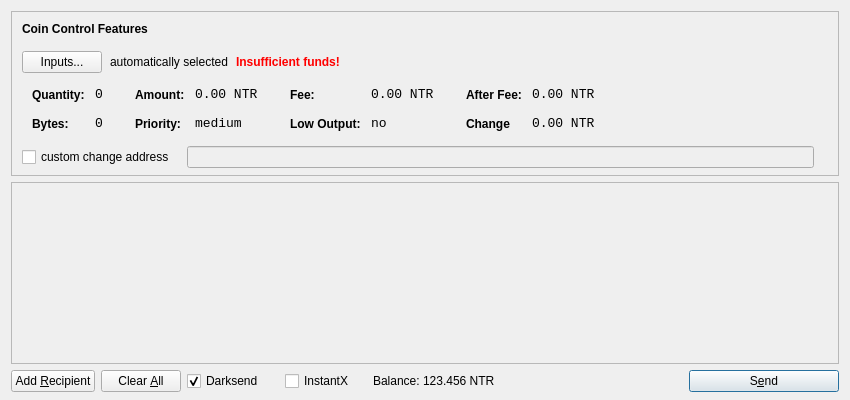
<?xml version="1.0" encoding="UTF-8"?>
<ui version="4.0">
 <class>SendCoinsDialog</class>
 <widget class="QDialog" name="SendCoinsDialog">
  <property name="geometry">
   <rect>
    <x>0</x>
    <y>0</y>
    <width>850</width>
    <height>400</height>
   </rect>
  </property>
  <property name="windowTitle">
   <string>Send Coins</string>
  </property>
  <layout class="QVBoxLayout" name="verticalLayout" stretch="0,1,0">
   <property name="bottomMargin">
    <number>8</number>
   </property>
   <item>
    <widget class="QFrame" name="frameCoinControl">
     <property name="sizePolicy">
      <sizepolicy hsizetype="Expanding" vsizetype="Expanding">
       <horstretch>0</horstretch>
       <verstretch>0</verstretch>
      </sizepolicy>
     </property>
     <property name="maximumSize">
      <size>
       <width>16777215</width>
       <height>16777215</height>
      </size>
     </property>
     <property name="frameShape">
      <enum>QFrame::StyledPanel</enum>
     </property>
     <property name="frameShadow">
      <enum>QFrame::Sunken</enum>
     </property>
     <layout class="QVBoxLayout" name="verticalLayoutCoinControl2">
      <property name="spacing">
       <number>-1</number>
      </property>
      <property name="leftMargin">
       <number>0</number>
      </property>
      <property name="topMargin">
       <number>0</number>
      </property>
      <property name="rightMargin">
       <number>0</number>
      </property>
      <property name="bottomMargin">
       <number>6</number>
      </property>
      <item>
       <layout class="QVBoxLayout" name="verticalLayoutCoinControl" stretch="0,0,0,0,1">
        <property name="spacing">
         <number>0</number>
        </property>
        <property name="leftMargin">
         <number>10</number>
        </property>
        <property name="topMargin">
         <number>10</number>
        </property>
        <item>
         <layout class="QHBoxLayout" name="horizontalLayoutCoinControl1">
          <property name="bottomMargin">
           <number>15</number>
          </property>
          <item>
           <widget class="QLabel" name="labelCoinControlFeatures">
            <property name="sizePolicy">
             <sizepolicy hsizetype="Preferred" vsizetype="Maximum">
              <horstretch>0</horstretch>
              <verstretch>0</verstretch>
             </sizepolicy>
            </property>
            <property name="font">
             <font>
              <weight>75</weight>
              <bold>true</bold>
             </font>
            </property>
            <property name="styleSheet">
             <string notr="true">font-weight:bold;</string>
            </property>
            <property name="text">
             <string>Coin Control Features</string>
            </property>
           </widget>
          </item>
         </layout>
        </item>
        <item>
         <layout class="QHBoxLayout" name="horizontalLayoutCoinControl2" stretch="0,0,0,0">
          <property name="spacing">
           <number>8</number>
          </property>
          <property name="bottomMargin">
           <number>10</number>
          </property>
          <item>
           <widget class="QPushButton" name="pushButtonCoinControl">
            <property name="styleSheet">
             <string notr="true"/>
            </property>
            <property name="text">
             <string>Inputs...</string>
            </property>
           </widget>
          </item>
          <item>
           <widget class="QLabel" name="labelCoinControlAutomaticallySelected">
            <property name="text">
             <string>automatically selected</string>
            </property>
            <property name="margin">
             <number>5</number>
            </property>
           </widget>
          </item>
          <item>
           <widget class="QLabel" name="labelCoinControlInsuffFunds">
            <property name="font">
             <font>
              <weight>75</weight>
              <bold>true</bold>
             </font>
            </property>
            <property name="styleSheet">
             <string notr="true">color:red;font-weight:bold;</string>
            </property>
            <property name="text">
             <string>Insufficient funds!</string>
            </property>
            <property name="margin">
             <number>5</number>
            </property>
           </widget>
          </item>
          <item>
           <spacer name="horizontalSpacerCoinControl">
            <property name="orientation">
             <enum>Qt::Horizontal</enum>
            </property>
            <property name="sizeHint" stdset="0">
             <size>
              <width>40</width>
              <height>1</height>
             </size>
            </property>
           </spacer>
          </item>
         </layout>
        </item>
        <item>
         <widget class="QWidget" name="widgetCoinControl" native="true">
          <property name="sizePolicy">
           <sizepolicy hsizetype="Preferred" vsizetype="Preferred">
            <horstretch>0</horstretch>
            <verstretch>0</verstretch>
           </sizepolicy>
          </property>
          <property name="minimumSize">
           <size>
            <width>0</width>
            <height>0</height>
           </size>
          </property>
          <property name="styleSheet">
           <string notr="true"/>
          </property>
          <layout class="QHBoxLayout" name="horizontalLayoutCoinControl5">
           <property name="margin">
            <number>0</number>
           </property>
           <item>
            <layout class="QHBoxLayout" name="horizontalLayoutCoinControl3" stretch="0,0,0,1">
             <property name="spacing">
              <number>20</number>
             </property>
             <property name="topMargin">
              <number>0</number>
             </property>
             <property name="bottomMargin">
              <number>10</number>
             </property>
             <item>
              <layout class="QFormLayout" name="formLayoutCoinControl1">
               <property name="horizontalSpacing">
                <number>10</number>
               </property>
               <property name="verticalSpacing">
                <number>14</number>
               </property>
               <property name="leftMargin">
                <number>10</number>
               </property>
               <property name="topMargin">
                <number>4</number>
               </property>
               <property name="rightMargin">
                <number>6</number>
               </property>
               <item row="0" column="0">
                <widget class="QLabel" name="labelCoinControlQuantityText">
                 <property name="styleSheet">
                  <string notr="true">font-weight:bold;</string>
                 </property>
                 <property name="text">
                  <string>Quantity:</string>
                 </property>
                 <property name="margin">
                  <number>0</number>
                 </property>
                </widget>
               </item>
               <item row="0" column="1">
                <widget class="QLabel" name="labelCoinControlQuantity">
                 <property name="font">
                  <font>
                   <family>Monospace</family>
                   <pointsize>10</pointsize>
                  </font>
                 </property>
                 <property name="cursor">
                  <cursorShape>IBeamCursor</cursorShape>
                 </property>
                 <property name="contextMenuPolicy">
                  <enum>Qt::ActionsContextMenu</enum>
                 </property>
                 <property name="text">
                  <string>0</string>
                 </property>
                 <property name="margin">
                  <number>0</number>
                 </property>
                 <property name="textInteractionFlags">
                  <set>Qt::LinksAccessibleByMouse|Qt::TextSelectableByKeyboard|Qt::TextSelectableByMouse</set>
                 </property>
                </widget>
               </item>
               <item row="1" column="0">
                <widget class="QLabel" name="labelCoinControlBytesText">
                 <property name="styleSheet">
                  <string notr="true">font-weight:bold;</string>
                 </property>
                 <property name="text">
                  <string>Bytes:</string>
                 </property>
                </widget>
               </item>
               <item row="1" column="1">
                <widget class="QLabel" name="labelCoinControlBytes">
                 <property name="font">
                  <font>
                   <family>Monospace</family>
                   <pointsize>10</pointsize>
                  </font>
                 </property>
                 <property name="cursor">
                  <cursorShape>IBeamCursor</cursorShape>
                 </property>
                 <property name="contextMenuPolicy">
                  <enum>Qt::ActionsContextMenu</enum>
                 </property>
                 <property name="text">
                  <string>0</string>
                 </property>
                 <property name="textInteractionFlags">
                  <set>Qt::LinksAccessibleByMouse|Qt::TextSelectableByKeyboard|Qt::TextSelectableByMouse</set>
                 </property>
                </widget>
               </item>
              </layout>
             </item>
             <item>
              <layout class="QFormLayout" name="formLayoutCoinControl2">
               <property name="horizontalSpacing">
                <number>10</number>
               </property>
               <property name="verticalSpacing">
                <number>14</number>
               </property>
               <property name="leftMargin">
                <number>6</number>
               </property>
               <property name="topMargin">
                <number>4</number>
               </property>
               <property name="rightMargin">
                <number>6</number>
               </property>
               <item row="0" column="0">
                <widget class="QLabel" name="labelCoinControlAmountText">
                 <property name="styleSheet">
                  <string notr="true">font-weight:bold;</string>
                 </property>
                 <property name="text">
                  <string>Amount:</string>
                 </property>
                 <property name="margin">
                  <number>0</number>
                 </property>
                </widget>
               </item>
               <item row="0" column="1">
                <widget class="QLabel" name="labelCoinControlAmount">
                 <property name="font">
                  <font>
                   <family>Monospace</family>
                   <pointsize>10</pointsize>
                  </font>
                 </property>
                 <property name="cursor">
                  <cursorShape>IBeamCursor</cursorShape>
                 </property>
                 <property name="contextMenuPolicy">
                  <enum>Qt::ActionsContextMenu</enum>
                 </property>
                 <property name="text">
                  <string>0.00 NTR</string>
                 </property>
                 <property name="textInteractionFlags">
                  <set>Qt::LinksAccessibleByMouse|Qt::TextSelectableByKeyboard|Qt::TextSelectableByMouse</set>
                 </property>
                </widget>
               </item>
               <item row="1" column="0">
                <widget class="QLabel" name="labelCoinControlPriorityText">
                 <property name="styleSheet">
                  <string notr="true">font-weight:bold;</string>
                 </property>
                 <property name="text">
                  <string>Priority:</string>
                 </property>
                </widget>
               </item>
               <item row="1" column="1">
                <widget class="QLabel" name="labelCoinControlPriority">
                 <property name="font">
                  <font>
                   <family>Monospace</family>
                   <pointsize>10</pointsize>
                  </font>
                 </property>
                 <property name="cursor">
                  <cursorShape>IBeamCursor</cursorShape>
                 </property>
                 <property name="contextMenuPolicy">
                  <enum>Qt::ActionsContextMenu</enum>
                 </property>
                 <property name="text">
                  <string>medium</string>
                 </property>
                 <property name="textInteractionFlags">
                  <set>Qt::LinksAccessibleByMouse|Qt::TextSelectableByKeyboard|Qt::TextSelectableByMouse</set>
                 </property>
                </widget>
               </item>
              </layout>
             </item>
             <item>
              <layout class="QFormLayout" name="formLayoutCoinControl3">
               <property name="horizontalSpacing">
                <number>10</number>
               </property>
               <property name="verticalSpacing">
                <number>14</number>
               </property>
               <property name="leftMargin">
                <number>6</number>
               </property>
               <property name="topMargin">
                <number>4</number>
               </property>
               <property name="rightMargin">
                <number>6</number>
               </property>
               <item row="0" column="0">
                <widget class="QLabel" name="labelCoinControlFeeText">
                 <property name="styleSheet">
                  <string notr="true">font-weight:bold;</string>
                 </property>
                 <property name="text">
                  <string>Fee:</string>
                 </property>
                 <property name="margin">
                  <number>0</number>
                 </property>
                </widget>
               </item>
               <item row="0" column="1">
                <widget class="QLabel" name="labelCoinControlFee">
                 <property name="font">
                  <font>
                   <family>Monospace</family>
                   <pointsize>10</pointsize>
                  </font>
                 </property>
                 <property name="cursor">
                  <cursorShape>IBeamCursor</cursorShape>
                 </property>
                 <property name="contextMenuPolicy">
                  <enum>Qt::ActionsContextMenu</enum>
                 </property>
                 <property name="text">
                  <string>0.00 NTR</string>
                 </property>
                 <property name="textInteractionFlags">
                  <set>Qt::LinksAccessibleByMouse|Qt::TextSelectableByKeyboard|Qt::TextSelectableByMouse</set>
                 </property>
                </widget>
               </item>
               <item row="1" column="0">
                <widget class="QLabel" name="labelCoinControlLowOutputText">
                 <property name="styleSheet">
                  <string notr="true">font-weight:bold;</string>
                 </property>
                 <property name="text">
                  <string>Low Output:</string>
                 </property>
                </widget>
               </item>
               <item row="1" column="1">
                <widget class="QLabel" name="labelCoinControlLowOutput">
                 <property name="font">
                  <font>
                   <family>Monospace</family>
                   <pointsize>10</pointsize>
                  </font>
                 </property>
                 <property name="cursor">
                  <cursorShape>IBeamCursor</cursorShape>
                 </property>
                 <property name="contextMenuPolicy">
                  <enum>Qt::ActionsContextMenu</enum>
                 </property>
                 <property name="text">
                  <string>no</string>
                 </property>
                 <property name="textInteractionFlags">
                  <set>Qt::LinksAccessibleByMouse|Qt::TextSelectableByKeyboard|Qt::TextSelectableByMouse</set>
                 </property>
                </widget>
               </item>
              </layout>
             </item>
             <item>
              <layout class="QFormLayout" name="formLayoutCoinControl4">
               <property name="horizontalSpacing">
                <number>10</number>
               </property>
               <property name="verticalSpacing">
                <number>14</number>
               </property>
               <property name="leftMargin">
                <number>6</number>
               </property>
               <property name="topMargin">
                <number>4</number>
               </property>
               <property name="rightMargin">
                <number>6</number>
               </property>
               <item row="0" column="0">
                <widget class="QLabel" name="labelCoinControlAfterFeeText">
                 <property name="styleSheet">
                  <string notr="true">font-weight:bold;</string>
                 </property>
                 <property name="text">
                  <string>After Fee:</string>
                 </property>
                 <property name="margin">
                  <number>0</number>
                 </property>
                </widget>
               </item>
               <item row="0" column="1">
                <widget class="QLabel" name="labelCoinControlAfterFee">
                 <property name="font">
                  <font>
                   <family>Monospace</family>
                   <pointsize>10</pointsize>
                  </font>
                 </property>
                 <property name="cursor">
                  <cursorShape>IBeamCursor</cursorShape>
                 </property>
                 <property name="contextMenuPolicy">
                  <enum>Qt::ActionsContextMenu</enum>
                 </property>
                 <property name="text">
                  <string>0.00 NTR</string>
                 </property>
                 <property name="textInteractionFlags">
                  <set>Qt::LinksAccessibleByMouse|Qt::TextSelectableByKeyboard|Qt::TextSelectableByMouse</set>
                 </property>
                </widget>
               </item>
               <item row="1" column="0">
                <widget class="QLabel" name="labelCoinControlChangeText">
                 <property name="styleSheet">
                  <string notr="true">font-weight:bold;</string>
                 </property>
                 <property name="text">
                  <string>Change</string>
                 </property>
                </widget>
               </item>
               <item row="1" column="1">
                <widget class="QLabel" name="labelCoinControlChange">
                 <property name="font">
                  <font>
                   <family>Monospace</family>
                   <pointsize>10</pointsize>
                  </font>
                 </property>
                 <property name="cursor">
                  <cursorShape>IBeamCursor</cursorShape>
                 </property>
                 <property name="contextMenuPolicy">
                  <enum>Qt::ActionsContextMenu</enum>
                 </property>
                 <property name="text">
                  <string>0.00 NTR</string>
                 </property>
                 <property name="textInteractionFlags">
                  <set>Qt::LinksAccessibleByMouse|Qt::TextSelectableByKeyboard|Qt::TextSelectableByMouse</set>
                 </property>
                </widget>
               </item>
              </layout>
             </item>
            </layout>
           </item>
          </layout>
         </widget>
        </item>
        <item>
         <layout class="QHBoxLayout" name="horizontalLayoutCoinControl4" stretch="0,0,0">
          <property name="spacing">
           <number>12</number>
          </property>
          <property name="sizeConstraint">
           <enum>QLayout::SetDefaultConstraint</enum>
          </property>
          <property name="topMargin">
           <number>5</number>
          </property>
          <property name="rightMargin">
           <number>5</number>
          </property>
          <item>
           <widget class="QCheckBox" name="checkBoxCoinControlChange">
            <property name="text">
             <string>custom change address</string>
            </property>
           </widget>
          </item>
          <item>
           <widget class="QLineEdit" name="lineEditCoinControlChange">
            <property name="enabled">
             <bool>false</bool>
            </property>
            <property name="sizePolicy">
             <sizepolicy hsizetype="Expanding" vsizetype="Fixed">
              <horstretch>0</horstretch>
              <verstretch>0</verstretch>
             </sizepolicy>
            </property>
           </widget>
          </item>
          <item>
           <widget class="QLabel" name="labelCoinControlChangeLabel">
            <property name="sizePolicy">
             <sizepolicy hsizetype="Preferred" vsizetype="Expanding">
              <horstretch>0</horstretch>
              <verstretch>0</verstretch>
             </sizepolicy>
            </property>
            <property name="minimumSize">
             <size>
              <width>0</width>
              <height>0</height>
             </size>
            </property>
            <property name="text">
             <string/>
            </property>
            <property name="margin">
             <number>3</number>
            </property>
           </widget>
          </item>
         </layout>
        </item>
        <item>
         <spacer name="verticalSpacerCoinControl">
          <property name="orientation">
           <enum>Qt::Vertical</enum>
          </property>
          <property name="sizeHint" stdset="0">
           <size>
            <width>800</width>
            <height>1</height>
           </size>
          </property>
         </spacer>
        </item>
       </layout>
      </item>
     </layout>
    </widget>
   </item>
   <item>
    <widget class="QScrollArea" name="scrollArea">
     <property name="widgetResizable">
      <bool>true</bool>
     </property>
     <widget class="QWidget" name="scrollAreaWidgetContents">
      <property name="geometry">
       <rect>
        <x>0</x>
        <y>0</y>
        <width>830</width>
        <height>165</height>
       </rect>
      </property>
      <layout class="QVBoxLayout" name="verticalLayout_2">
       <property name="margin">
        <number>0</number>
       </property>
       <item>
        <layout class="QVBoxLayout" name="entries">
         <property name="spacing">
          <number>6</number>
         </property>
        </layout>
       </item>
       <item>
        <spacer name="verticalSpacer">
         <property name="orientation">
          <enum>Qt::Vertical</enum>
         </property>
         <property name="sizeHint" stdset="0">
          <size>
           <width>20</width>
           <height>40</height>
          </size>
         </property>
        </spacer>
       </item>
      </layout>
     </widget>
    </widget>
   </item>
   <item>
    <layout class="QHBoxLayout" name="horizontalLayout">
     <item>
      <widget class="QPushButton" name="addButton">
       <property name="toolTip">
        <string>Send to multiple recipients at once</string>
       </property>
       <property name="text">
        <string>Add &amp;Recipient</string>
       </property>
       <property name="autoDefault">
        <bool>false</bool>
       </property>
      </widget>
     </item>
     <item>
      <widget class="QPushButton" name="clearButton">
       <property name="sizePolicy">
        <sizepolicy hsizetype="Minimum" vsizetype="Fixed">
         <horstretch>0</horstretch>
         <verstretch>0</verstretch>
        </sizepolicy>
       </property>
       <property name="toolTip">
        <string>Remove all transaction fields</string>
       </property>
       <property name="text">
        <string>Clear &amp;All</string>
       </property>
       <property name="autoRepeatDelay">
        <number>300</number>
       </property>
       <property name="autoDefault">
        <bool>false</bool>
       </property>
      </widget>
     </item>
     <item>
      <layout class="QHBoxLayout" name="horizontalLayout_2">
       <property name="spacing">
        <number>3</number>
       </property>
        <item>
        <widget class="QCheckBox" name="checkUseDarksend">
         <property name="minimumSize">
          <size>
           <width>95</width>
           <height>0</height>
          </size>
         </property>
         <property name="text">
          <string>Darksend</string>
         </property>
         <property name="checked">
          <bool>true</bool>
         </property>
        </widget>
       </item>
       <item>
        <widget class="QCheckBox" name="checkInstantX">
         <property name="enabled">
          <bool>true</bool>
         </property>
         <property name="minimumSize">
          <size>
           <width>85</width>
           <height>0</height>
          </size>
         </property>
         <property name="text">
          <string>InstantX</string>
         </property>
        </widget>
       </item>
       <item>
        <widget class="QLabel" name="label">
         <property name="sizePolicy">
          <sizepolicy hsizetype="Preferred" vsizetype="Fixed">
           <horstretch>0</horstretch>
           <verstretch>0</verstretch>
          </sizepolicy>
         </property>
         <property name="text">
          <string>Balance:</string>
         </property>
        </widget>
       </item>
       <item>
        <widget class="QLabel" name="labelBalance">
         <property name="sizePolicy">
          <sizepolicy hsizetype="Preferred" vsizetype="Fixed">
           <horstretch>0</horstretch>
           <verstretch>0</verstretch>
          </sizepolicy>
         </property>
         <property name="cursor">
          <cursorShape>IBeamCursor</cursorShape>
         </property>
         <property name="text">
          <string>123.456 NTR</string>
         </property>
         <property name="textInteractionFlags">
          <set>Qt::LinksAccessibleByMouse|Qt::TextSelectableByKeyboard|Qt::TextSelectableByMouse</set>
         </property>
        </widget>
       </item>
      </layout>
     </item>
     <item>
      <spacer name="horizontalSpacer">
       <property name="orientation">
        <enum>Qt::Horizontal</enum>
       </property>
       <property name="sizeHint" stdset="0">
        <size>
         <width>40</width>
         <height>20</height>
        </size>
       </property>
      </spacer>
     </item>
     <item>
      <widget class="QPushButton" name="sendButton">
       <property name="minimumSize">
        <size>
         <width>150</width>
         <height>0</height>
        </size>
       </property>
       <property name="toolTip">
        <string>Confirm the send action</string>
       </property>
       <property name="text">
        <string>S&amp;end</string>
       </property>
       <property name="icon">
        <iconset resource="../bitcoin.qrc">
         <normaloff>:/icons/send</normaloff>:/icons/send</iconset>
       </property>
       <property name="default">
        <bool>true</bool>
       </property>
      </widget>
     </item>
    </layout>
   </item>
  </layout>
 </widget>
 <resources>
  <include location="../bitcoin.qrc"/>
 </resources>
 <connections/>
</ui>
